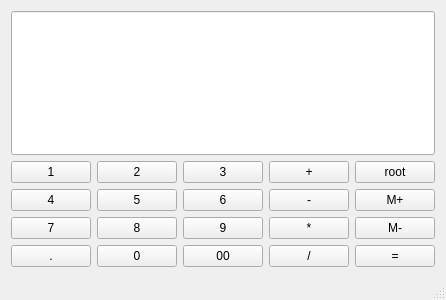
<?xml version="1.0" encoding="UTF-8"?>
<ui version="4.0">
 <class>Kalkulator</class>
 <widget class="QMainWindow" name="Kalkulator">
  <property name="geometry">
   <rect>
    <x>0</x>
    <y>0</y>
    <width>442</width>
    <height>300</height>
   </rect>
  </property>
  <property name="windowTitle">
   <string>Kalkulator</string>
  </property>
  <widget class="QWidget" name="centralWidget">
   <layout class="QGridLayout" name="gridLayout">
    <item row="3" column="0">
     <widget class="QPushButton" name="button7">
      <property name="sizePolicy">
       <sizepolicy hsizetype="Preferred" vsizetype="Preferred">
        <horstretch>0</horstretch>
        <verstretch>0</verstretch>
       </sizepolicy>
      </property>
      <property name="text">
       <string>7</string>
      </property>
     </widget>
    </item>
    <item row="0" column="0" colspan="5">
     <widget class="QLineEdit" name="display">
      <property name="sizePolicy">
       <sizepolicy hsizetype="Preferred" vsizetype="Expanding">
        <horstretch>0</horstretch>
        <verstretch>0</verstretch>
       </sizepolicy>
      </property>
     </widget>
    </item>
    <item row="1" column="0">
     <widget class="QPushButton" name="button1">
      <property name="sizePolicy">
       <sizepolicy hsizetype="Preferred" vsizetype="Preferred">
        <horstretch>0</horstretch>
        <verstretch>0</verstretch>
       </sizepolicy>
      </property>
      <property name="text">
       <string>1</string>
      </property>
     </widget>
    </item>
    <item row="2" column="2">
     <widget class="QPushButton" name="button6">
      <property name="sizePolicy">
       <sizepolicy hsizetype="Preferred" vsizetype="Preferred">
        <horstretch>0</horstretch>
        <verstretch>0</verstretch>
       </sizepolicy>
      </property>
      <property name="text">
       <string>6</string>
      </property>
     </widget>
    </item>
    <item row="1" column="1">
     <widget class="QPushButton" name="button2">
      <property name="sizePolicy">
       <sizepolicy hsizetype="Preferred" vsizetype="Preferred">
        <horstretch>0</horstretch>
        <verstretch>0</verstretch>
       </sizepolicy>
      </property>
      <property name="text">
       <string>2</string>
      </property>
     </widget>
    </item>
    <item row="2" column="3">
     <widget class="QPushButton" name="subbutton">
      <property name="sizePolicy">
       <sizepolicy hsizetype="Preferred" vsizetype="Preferred">
        <horstretch>0</horstretch>
        <verstretch>0</verstretch>
       </sizepolicy>
      </property>
      <property name="text">
       <string>-</string>
      </property>
     </widget>
    </item>
    <item row="2" column="4">
     <widget class="QPushButton" name="pushButton_10">
      <property name="sizePolicy">
       <sizepolicy hsizetype="Preferred" vsizetype="Preferred">
        <horstretch>0</horstretch>
        <verstretch>0</verstretch>
       </sizepolicy>
      </property>
      <property name="text">
       <string>M+</string>
      </property>
     </widget>
    </item>
    <item row="3" column="2">
     <widget class="QPushButton" name="button9">
      <property name="sizePolicy">
       <sizepolicy hsizetype="Preferred" vsizetype="Preferred">
        <horstretch>0</horstretch>
        <verstretch>0</verstretch>
       </sizepolicy>
      </property>
      <property name="text">
       <string>9</string>
      </property>
     </widget>
    </item>
    <item row="3" column="4">
     <widget class="QPushButton" name="pushButton_15">
      <property name="sizePolicy">
       <sizepolicy hsizetype="Preferred" vsizetype="Preferred">
        <horstretch>0</horstretch>
        <verstretch>0</verstretch>
       </sizepolicy>
      </property>
      <property name="text">
       <string>M-</string>
      </property>
     </widget>
    </item>
    <item row="2" column="1">
     <widget class="QPushButton" name="button5">
      <property name="sizePolicy">
       <sizepolicy hsizetype="Preferred" vsizetype="Preferred">
        <horstretch>0</horstretch>
        <verstretch>0</verstretch>
       </sizepolicy>
      </property>
      <property name="text">
       <string>5</string>
      </property>
     </widget>
    </item>
    <item row="1" column="2">
     <widget class="QPushButton" name="button3">
      <property name="sizePolicy">
       <sizepolicy hsizetype="Preferred" vsizetype="Preferred">
        <horstretch>0</horstretch>
        <verstretch>0</verstretch>
       </sizepolicy>
      </property>
      <property name="text">
       <string>3</string>
      </property>
     </widget>
    </item>
    <item row="3" column="1">
     <widget class="QPushButton" name="button8">
      <property name="sizePolicy">
       <sizepolicy hsizetype="Preferred" vsizetype="Preferred">
        <horstretch>0</horstretch>
        <verstretch>0</verstretch>
       </sizepolicy>
      </property>
      <property name="text">
       <string>8</string>
      </property>
     </widget>
    </item>
    <item row="1" column="4">
     <widget class="QPushButton" name="rootbutton">
      <property name="sizePolicy">
       <sizepolicy hsizetype="Preferred" vsizetype="Preferred">
        <horstretch>0</horstretch>
        <verstretch>0</verstretch>
       </sizepolicy>
      </property>
      <property name="text">
       <string>root</string>
      </property>
     </widget>
    </item>
    <item row="2" column="0">
     <widget class="QPushButton" name="button4">
      <property name="sizePolicy">
       <sizepolicy hsizetype="Preferred" vsizetype="Preferred">
        <horstretch>0</horstretch>
        <verstretch>0</verstretch>
       </sizepolicy>
      </property>
      <property name="text">
       <string>4</string>
      </property>
     </widget>
    </item>
    <item row="1" column="3">
     <widget class="QPushButton" name="addbutton">
      <property name="sizePolicy">
       <sizepolicy hsizetype="Preferred" vsizetype="Preferred">
        <horstretch>0</horstretch>
        <verstretch>0</verstretch>
       </sizepolicy>
      </property>
      <property name="text">
       <string>+</string>
      </property>
     </widget>
    </item>
    <item row="3" column="3">
     <widget class="QPushButton" name="mulbutton">
      <property name="sizePolicy">
       <sizepolicy hsizetype="Preferred" vsizetype="Preferred">
        <horstretch>0</horstretch>
        <verstretch>0</verstretch>
       </sizepolicy>
      </property>
      <property name="text">
       <string>*</string>
      </property>
     </widget>
    </item>
    <item row="4" column="1">
     <widget class="QPushButton" name="button0">
      <property name="sizePolicy">
       <sizepolicy hsizetype="Preferred" vsizetype="Preferred">
        <horstretch>0</horstretch>
        <verstretch>0</verstretch>
       </sizepolicy>
      </property>
      <property name="text">
       <string>0</string>
      </property>
     </widget>
    </item>
    <item row="4" column="3">
     <widget class="QPushButton" name="divbutton">
      <property name="sizePolicy">
       <sizepolicy hsizetype="Preferred" vsizetype="Preferred">
        <horstretch>0</horstretch>
        <verstretch>0</verstretch>
       </sizepolicy>
      </property>
      <property name="text">
       <string>/</string>
      </property>
     </widget>
    </item>
    <item row="4" column="4">
     <widget class="QPushButton" name="eqbutton">
      <property name="sizePolicy">
       <sizepolicy hsizetype="Preferred" vsizetype="Preferred">
        <horstretch>0</horstretch>
        <verstretch>0</verstretch>
       </sizepolicy>
      </property>
      <property name="text">
       <string>=</string>
      </property>
     </widget>
    </item>
    <item row="4" column="2">
     <widget class="QPushButton" name="pushButton_18">
      <property name="sizePolicy">
       <sizepolicy hsizetype="Preferred" vsizetype="Preferred">
        <horstretch>0</horstretch>
        <verstretch>0</verstretch>
       </sizepolicy>
      </property>
      <property name="text">
       <string>00</string>
      </property>
     </widget>
    </item>
    <item row="4" column="0">
     <widget class="QPushButton" name="dotbutton">
      <property name="sizePolicy">
       <sizepolicy hsizetype="Preferred" vsizetype="Preferred">
        <horstretch>0</horstretch>
        <verstretch>0</verstretch>
       </sizepolicy>
      </property>
      <property name="text">
       <string>.</string>
      </property>
     </widget>
    </item>
   </layout>
  </widget>
  <widget class="QMenuBar" name="menuBar">
   <property name="geometry">
    <rect>
     <x>0</x>
     <y>0</y>
     <width>442</width>
     <height>22</height>
    </rect>
   </property>
  </widget>
  <widget class="QStatusBar" name="statusBar"/>
 </widget>
 <layoutdefault spacing="6" margin="11"/>
 <resources/>
 <connections/>
</ui>
